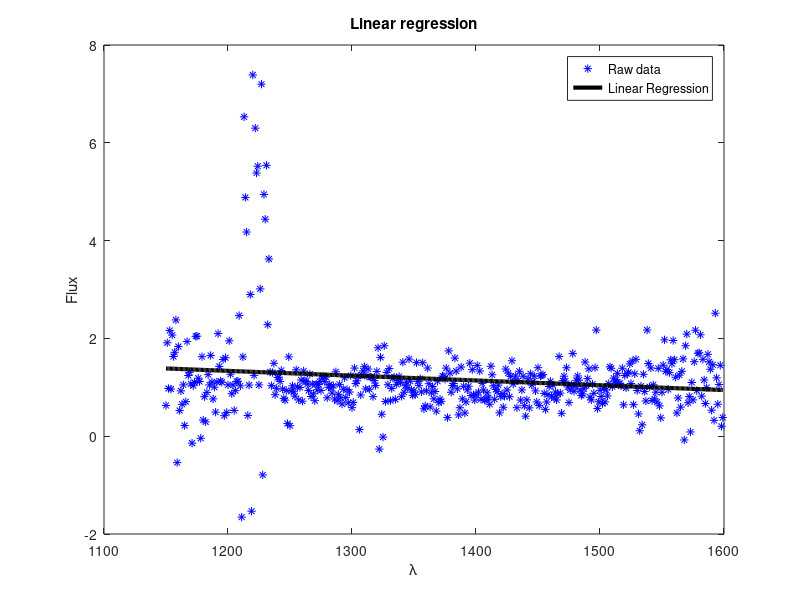
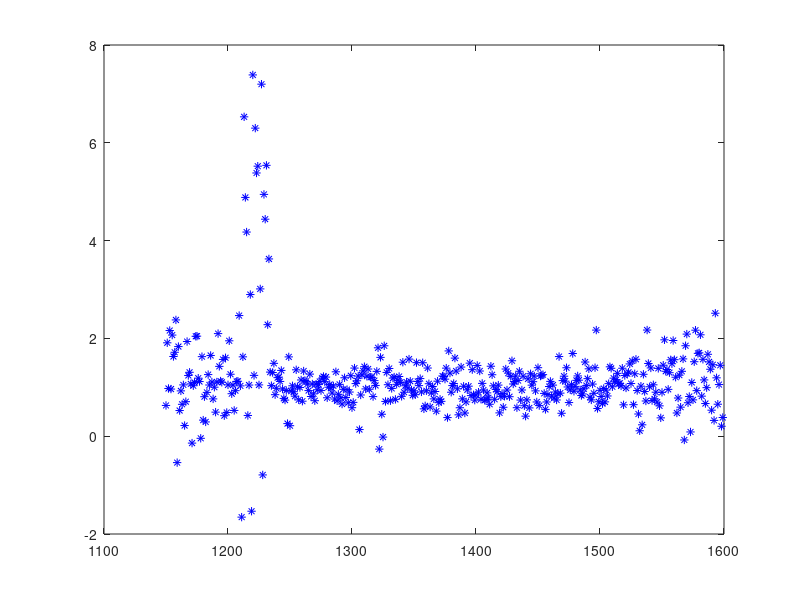

MATLAB code for these plots, in order: (Note: this script raises an error after producing the figures.)
#############################################
###            DATA LOADING               ###
#############################################

load quasar_train.csv;
lambdas = quasar_train(1, :)';
train_qso = quasar_train(2:end, :);
load quasar_test.csv;
test_qso = quasar_test(2:end, :);


#############################################
###            LINEAR REGRESSION          ###
#############################################

Xo = [ones(rows(lambdas),1),lambdas];
Yo = train_qso(1,:)';

# The slope for the data normalization
minArea = min(Xo(:,2));
maxArea = max(Xo(:,2));
mx = 2/(maxArea-minArea);
bx = 1-mx*maxArea;

NM=[1 bx; 0 mx];
X=Xo*NM; # Normalized data to interval -1 to 1

# Normalize also the output
minPrice=min(Yo);
maxPrice=max(Yo);
my = 2/(maxPrice-minPrice);
by = 1-my*maxPrice;

Y = my*Yo + by;

# For the inverse mapping we need these:
imy = 1/my;
iby = -by/my;

# Normal equation
theta = pinv(X)*Y;

figure(1, "name", "Linear regression");
hold off;
plot(Xo(:,2),Yo,"*b");
hold on;

# We have to de-normalize the normalized estimation
lums=theta(2)*imy*mx*lambdas + (imy*theta(2)*bx + imy*theta(1)+iby);
plot(lambdas,lums,'k',"linewidth",3);
title("Linear regression");
legend({'Raw data','Linear Regression'});
xlabel('\lambda');
ylabel('Flux');

#############################################
###     LOCALLY WEIGHTED REGRESSION       ###
#############################################

figure(2, "name", "Locally weighted regression");

hold off;
plot(Xo(:,2),Yo,"*b");
hold on;

colors = ["r", "b", "g", "m", "c"]; 
tau = [1, 5, 10, 100, 1000];
exponent_tau = 1./(tau.^2);
num_tests = size(lambdas);

# Normalize the lambdas
minlambda=min(lambdas);
maxlambda=max(lambdas);
my = 2/(maxlambda-minlambda);
by = 1-my*maxlambda;

%lambdas normalized
normalized_lambdas = my*lambdas' + by;
%constant part of the exponent
exponent = e.^(-(((lambdas' - lambdas).^2)./(2)));

for (j=[1:columns(tau)])

  %weights
  wi = exponent.^(exponent_tau(j));

  %Initialize results normalized
  lums_normalized = zeros(1,num_tests);

  for i=[1:num_tests]

    %Diagonal matrix with weights
    W = diag(wi(:,i)); 

    %Demonstrated equation
    THETA = inv(X'*W*X) * X'*W*Y;

    lums_normalized(i) = THETA'*[1; normalized_lambdas(i)];

  endfor

  lums=imy*lums_normalized + iby;
  plot(lambdas, lums, colors(j), "linewidth", 3);

endfor
title("Locally weighted regression");
legend({'Raw data','\tau=1','\tau=5', '\tau=10', '\tau=100', '\tau=1000'});
xlabel('\lambda');
ylabel('Flux');





